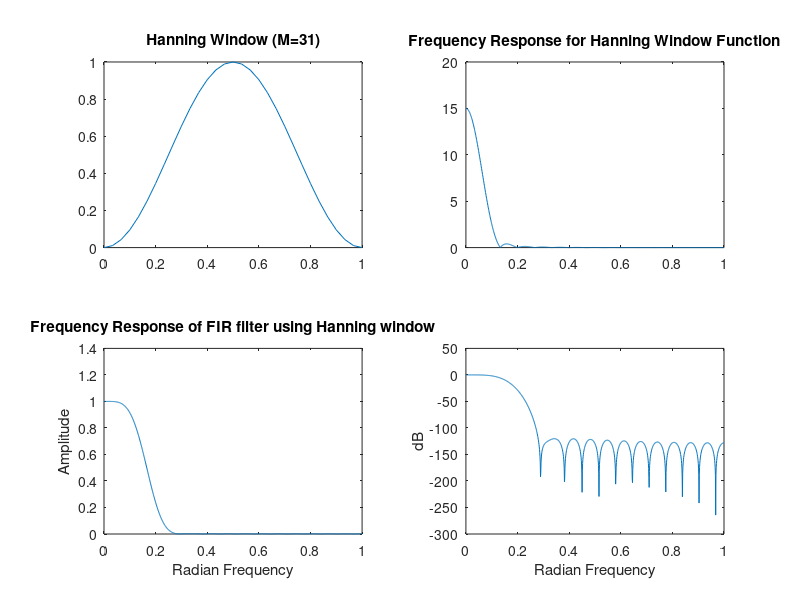

This figure's MATLAB source:
f=[0 pi/6 pi/6 pi];
H=[1 1 0 0];
M=31;
w=0:pi/30:pi;
h=hanning(M);
subplot(2,2,1);plot(w/pi,h);
title('Hanning Window (M=31)');
[H1 w]=freqz(h,1,1024);
subplot(2,2,2);plot(w/pi,abs(H1));
title('Frequency Response for Hanning Window Function');
B=fir1(M-1,1/6); 
[H2 w]=freqz(B,1,1024);
subplot(2, 2, 3);plot(w/pi,abs(H2));
ylabel('Amplitude');
xlabel('Radian Frequency');
title('Frequency Response of FIR filter using Hanning window');
gk=20.*log(abs(H2));
subplot(2,2,4);plot(w/pi,gk);
ylabel('dB');
xlabel('Radian Frequency');
